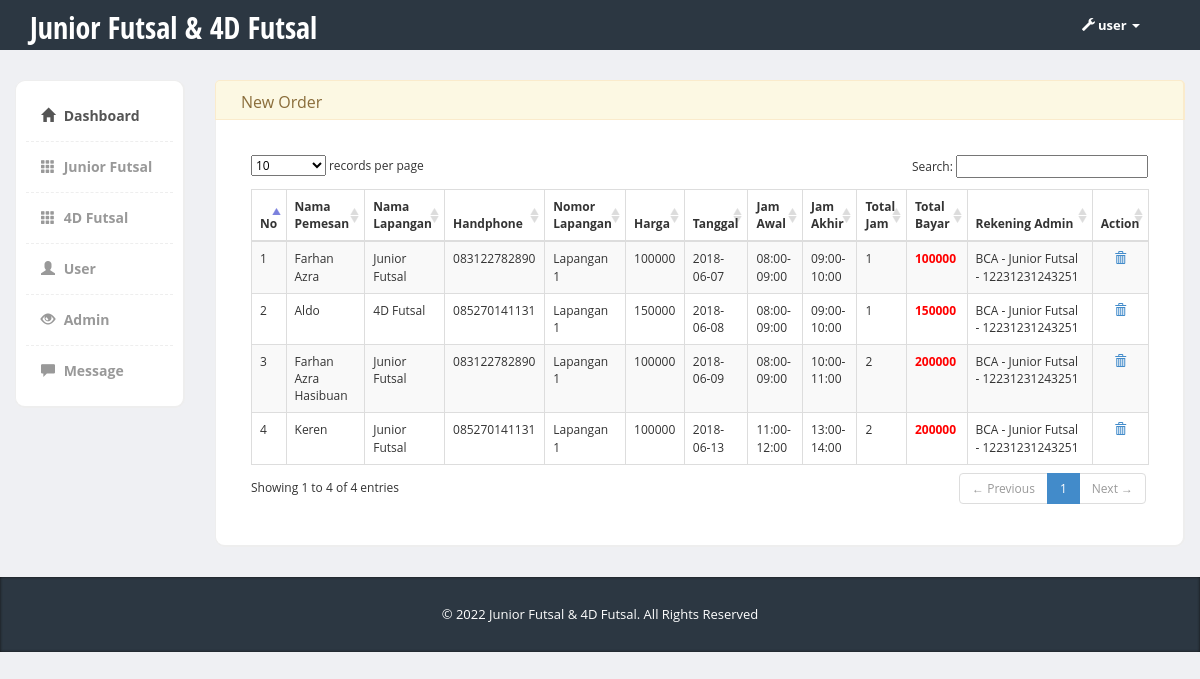
/admin/beranda.php (signed in), run on the app's committed database.
### tables this page shows
CREATE TABLE `order_lap` (
  `no` int(8) NOT NULL,
  `username` varchar(20) NOT NULL,
  `nama_lap` varchar(20) NOT NULL,
  `nama` varchar(30) NOT NULL,
  `no_hp` varchar(12) NOT NULL,
  `id_lap` varchar(10) NOT NULL,
  `harga` varchar(20) NOT NULL,
  `tgl` date NOT NULL,
  `jam_awal` varchar(15) NOT NULL,
  `jam_akhir` varchar(15) NOT NULL,
  `total_jam` varchar(2) NOT NULL,
  `rek_admin` varchar(50) NOT NULL
);

CREATE TABLE `lap_junior` (
  `no` int(8) NOT NULL,
  `id_lap` varchar(10) NOT NULL,
  `nama_lap` varchar(20) NOT NULL,
  `no_lap` varchar(20) NOT NULL,
  `harga` varchar(20) NOT NULL
);

### admin/beranda.php (the view, shortened to what this page needs)
<!DOCTYPE html>
<html>
  <head>
    <link href="bootstrap/css/bootstrap.min.css" rel="stylesheet">
    <link href="css/styles.css" rel="stylesheet">
  </head>
  <body>
  	<div class="header">
	     <div class="container">
	        <div class="row">
	           <div class="col-md-5">
	              <div class="logo">
	                 <h1><a href="#">Junior Futsal & 4D Futsal</a></h1>
	              </div>
	           </div>
	           <div class="col-md-2">
	              <div class="navbar navbar-inverse" role="banner">
	                  <nav class="collapse navbar-collapse bs-navbar-collapse navbar-right" role="navigation">
	                    <ul class="nav navbar-nav">
	                    <li class="dropdown">
	                        <a href="#" class="dropdown-toggle" data-toggle="dropdown"><i class="glyphicon glyphicon-wrench"></i><?php echo $_SESSION['username'] ?> <b class="caret"></b></a>
	                      </li>
	                    </ul>
	                  </nav>
	              </div>
	           </div>
	        </div>
	     </div>
	</div>
    <div class="page-content">
    	<div class="row">
		  <div class="col-md-2">
		  	<div class="sidebar content-box" style="display: block;">
                <ul class="nav">
                    <li class="current"><a href="beranda.php"><i class="glyphicon glyphicon-home"></i> Dashboard</a></li>
					<li><a href="junior.php"><i class="glyphicon glyphicon-th"></i> Junior Futsal</a></li>
					<li><a href="4d.php"><i class="glyphicon glyphicon-th"></i> 4D Futsal</a></li>
                    <li><a href="user.php"><i class="glyphicon glyphicon-user"></i> User</a></li>
                    <li><a href="admin.php"><i class="glyphicon glyphicon-eye-open"></i> Admin</a></li>
                    <li><a href="message.php"><i class="glyphicon glyphicon-comment"></i> Message</a></li>
                </ul>
             </div>
		  </div>
		  <div class="col-md-10">
		  	<div class="row">
		  		<div class="col-md-12 panel-warning">
		  			<div class="content-box-header panel-heading">
	  					<div class="panel-title ">New Order</div>
		  			</div>
		  			<div class="content-box-large box-with-header">
			  		<div class="panel-body">
  					<table cellpadding="0" cellspacing="0" border="0" class="table table-striped table-bordered" id="example">
					<thead>
					<tr>
						<th>No</th>
						<th>Nama Pemesan</th>
						<th>Nama Lapangan</th>
						<th>Handphone</th>
						<th>Nomor Lapangan</th>
						<th>Harga</th>
						<th>Tanggal</th>
						<th>Jam Awal</th>
						<th>Jam Akhir</th>
						<th>Total Jam</th>
						<th>Total Bayar</th>
						<th>Rekening Admin</th>
						<th>Action</th>
					</tr>
					</thead>
					<tbody>
					<?php
					$query = mysql_query ("SELECT * FROM order_lap order by tgl");
					$no=1;
					while ($var=mysql_fetch_array($query)) {
						$no_lap=mysql_fetch_array(mysql_query("SELECT no_lap FROM lap_junior WHERE id_lap='$var[id_lap]'"));
						$total= $var['harga'] * $var['total_jam'];
					?>
					<tr>
					<td><?php echo $no ?></td>
					<td><?php echo $var ['nama']; ?></td>
					<td><?php echo $var ['nama_lap']; ?></td>
					<td><?php echo $var ['no_hp']; ?></td>
					<td><?php echo $no_lap ['no_lap']; ?></td>
					<td><?php echo $var ['harga']; ?></td>
					<td><?php echo $var ['tgl']; ?></td>
					<td><?php echo $var ['jam_awal']; ?></td>
					<td><?php echo $var ['jam_akhir']; ?></td>
					<td><?php echo $var ['total_jam']; ?></td>
					<td><b style="color: red;"><?php echo $total; ?></b></td>
					<td><?php echo $var ['rek_admin']; ?></td>
					<td align="center"><?php echo "<a class='glyphicon glyphicon-trash' title='Hapus' href='deleteorder.php?no=$var[no]'></a>"; ?></td>
					</tr>
					<?php
					$no++;
					}
					?>
					</tbody>
					</table>
  				</div>
					</div>
		  		</div>
		  	</div>
		  </div>
		</div>
    </div>
    <footer>
         <div class="container">
            <div class="copy text-center">
               © <?php echo date("Y"); ?> Junior Futsal & 4D Futsal. All Rights Reserved
            </div>
         </div>
      </footer>
      <link href="vendors/datatables/dataTables.bootstrap.css" rel="stylesheet" media="screen">
  </body>
</html>

### admin/css/styles.css (style rules this page uses)
body { font-family: 'Open Sans', sans-serif; background-color: #f7f7f7; position: relative; margin: 0px; font-size: 12px; padding: 0px; }
.page-content > .row { margin-left: 0px !important; margin-right: 0px !important; margin-top: 30px; }
footer { background-color:#2c3742; box-shadow:inset 0px 0px 3px #111; color:#fff; font-size:14px; line-height:25px; padding:10px 0px 10px 0px; bottom: 0px; }
footer .copy { font-size:13px; margin:15px 0px; }
.header { height:50px; background-color: #2c3742; }
.header .logo h1 { font-size:30px; margin:0px; padding:10px 0px; }
.header .logo h1 a { color:#fff; font-family: 'Open Sans Condensed', sans-serif; }
.header .navbar * { box-shadow:none !important; }
.header .navbar { background:none !important; border:0px !important; }
.header .navbar i { margin-right:3px; }
.header .navbar .nav > li > a { color:#fff !important; font-size:13px !important; border-bottom:0px !important; margin-top:0px !important; font-weight:bold; }
.header .navbar-collapse { border:0px !important; }
.header .navbar-nav .caret { border-top-color:#fff !important; border-bottom-color:#fff !important; }
.content-box, .content-box-large { margin-bottom:30px; background:#fff; border-radius:10px; padding:10px; border-left:1px solid #eee; border-top:1px solid #eee; border-right:2px solid #eee; border-bottom:2px solid #eee; }
.content-box-large { padding: 20px; }
.box-with-header { border-top: none; border-top-left-radius:0px; border-top-right-radius:0px; }
.content-box-header { min-height: 40px; font-size: 16px; background:#f5f5f5; border-top-left-radius:5px; border-top-right-radius:5px; padding:10px; border-left:1px solid #eee; border-top:1px solid #eee; border-right:2px solid #eee; }
.content-box-header:after { clear:both; }
.sidebar ul.nav, .sidebar ul.nav ul { list-style: none; padding: 0px; margin: 0px; }
.sidebar .nav > li { margin: 0; border-bottom:1px dashed #eee; }
.sidebar .nav > li:last-child { border-bottom:0px; }
.sidebar .nav > li > a { font-size: 14px; line-height: 20px; padding: 15px 15px; color: #999; display: block; font-weight:bold; background:none; text-decoration: none; border-top:0px; font-weight:bold; }
.sidebar .nav > li > a > i { margin-right:5px; }
.sidebar .nav li a:hover, .sidebar .nav li.current > a { background: #fff; color: #555; border-bottom:0px; }
body { background-color: #eff0f3; }
.panel-heading>.panel-title, .content-box-header .panel-title { float: left; padding: 10px 15px; padding-top: 0px; }
.panel-body { clear:both; }

### data on the page
order_lap: nama "Farhan Azra", nama_lap "Junior Futsal", no_hp "083122782890", lap_junior.no_lap "Lapangan 1", harga "100000", tgl "2018-06-07", jam_awal "08:00-09:00", jam_akhir "09:00-10:00", total_jam "1", rek_admin "BCA - Junior Futsal - 12231231243251"
order_lap: nama "Aldo", nama_lap "4D Futsal", no_hp "085270141131", lap_junior.no_lap "Lapangan 1", harga "150000", tgl "2018-06-08", jam_awal "08:00-09:00", jam_akhir "09:00-10:00", total_jam "1", rek_admin "BCA - Junior Futsal - 12231231243251"
order_lap: nama "Farhan Azra Hasibuan", nama_lap "Junior Futsal", no_hp "083122782890", lap_junior.no_lap "Lapangan 1", harga "100000", tgl "2018-06-09", jam_awal "08:00-09:00", jam_akhir "10:00-11:00", total_jam "2", total "200000", rek_admin "BCA - Junior Futsal - 12231231243251"
order_lap: nama "Keren", nama_lap "Junior Futsal", no_hp "085270141131", lap_junior.no_lap "Lapangan 1", harga "100000", tgl "2018-06-13", jam_awal "11:00-12:00", jam_akhir "13:00-14:00", total_jam "2", total "200000", rek_admin "BCA - Junior Futsal - 12231231243251"

### other printed values
$_SESSION['username'] "user"
